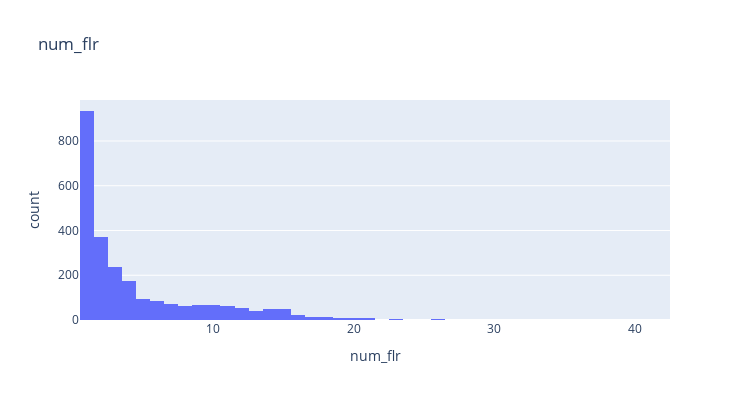

Here is the notebook cell this chart was saved with:
### Code cell
# Delete Extreams of num_flr
df_raw_hh = df_raw_hh[df_raw_hh.num_flr > 0]

# Check floor number distribution.
fig_tmp = px.histogram(df_raw_hh, x= "num_flr", title= "num_flr")
fig_tmp.update_layout(width= 750, height= 400)
fig_tmp.show()

### Figure 1 — Plotly figure (JSON) as saved in the notebook; plotly's stock layout.template omitted (floating-point values rounded to 4 significant figures; data arrays with more than 128 entries replaced by an {"elided": "..."} marker saying what was removed)
{"data": [{"alignmentgroup": "True", "bingroup": "x", "hovertemplate": "num_flr=%{x}<br>count=%{y}<extra></extra>", "legendgroup": "", "marker": {"color": "#636efa", "pattern": {"shape": ""}}, "name": "", "offsetgroup": "", "orientation": "v", "showlegend": false, "type": "histogram", "x": {"elided": "2505 int values"}, "xaxis": "x", "yaxis": "y"}], "layout": {"barmode": "relative", "height": 400, "legend": {"tracegroupgap": 0}, "title": {"text": "num_flr"}, "width": 750, "xaxis": {"anchor": "y", "domain": [0, 1], "title": {"text": "num_flr"}}, "yaxis": {"anchor": "x", "domain": [0, 1], "title": {"text": "count"}}}}
